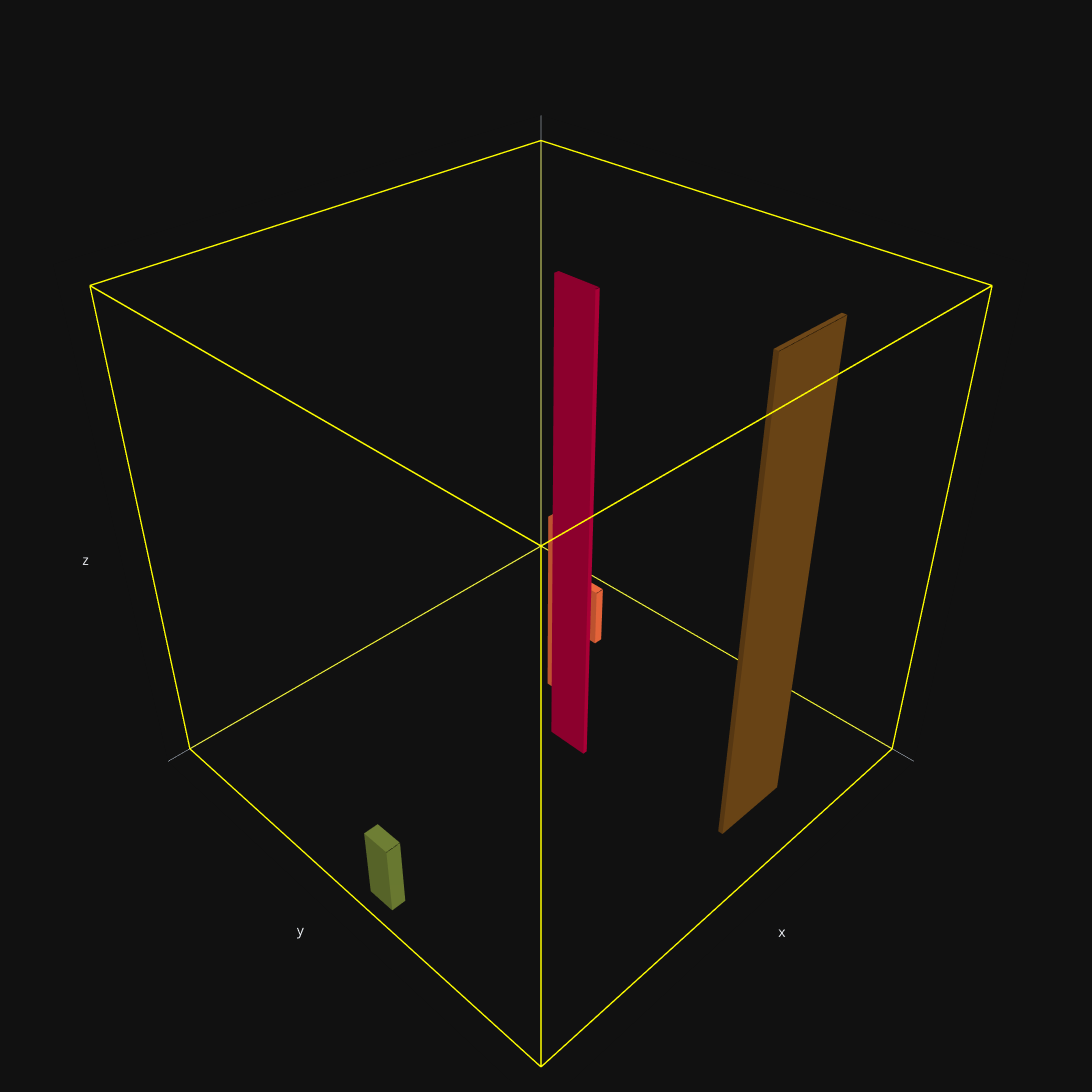

Notebook code for this chart:
### Code cell
from plotly_gif import GIF
import tqdm
gif = GIF(gif_name="random_rollout2.gif", gif_path="/hdd/junxuanl/ML-proj-BPP/gifs")

box_size,t=boxes_generator([100, 100, 100])
#Environment initialization

env = make(
        "PackingEnv-v0",
        container_size=[100, 100, 100],
        box_sizes=box_size,
        num_visible_boxes=1,
        random_boxes=True,
    )
obs = env.reset()

# Rollout of random actions
for step_num in tqdm.tqdm(range(80)):

    action_mask = env.action_masks()
    action = env.action_space.sample(mask=action_mask)
    obs, reward, done, info = env.step(action)
    if done:
        break

print(len(env.initial_boxes))
print(len(env.container.boxes))
fig = env.container.plot()
fig.show()

### Figure 1 — Plotly figure (JSON) as saved in the notebook; plotly's stock layout.template omitted (floating-point values rounded to 4 significant figures)
{"data": [{"line": {"color": "yellow", "width": 3}, "mode": "lines", "type": "scatter3d", "x": [0, 100], "y": [0, 0], "z": [0, 0]}, {"line": {"color": "yellow", "width": 3}, "mode": "lines", "type": "scatter3d", "x": [0, 0], "y": [0, 100], "z": [0, 0]}, {"line": {"color": "yellow", "width": 3}, "mode": "lines", "type": "scatter3d", "x": [0, 0], "y": [0, 0], "z": [0, 100]}, {"line": {"color": "yellow", "width": 3}, "mode": "lines", "type": "scatter3d", "x": [100, 100], "y": [0, 100], "z": [0, 0]}, {"line": {"color": "yellow", "width": 3}, "mode": "lines", "type": "scatter3d", "x": [100, 100], "y": [0, 0], "z": [0, 100]}, {"line": {"color": "yellow", "width": 3}, "mode": "lines", "type": "scatter3d", "x": [0, 100], "y": [100, 100], "z": [0, 0]}, {"line": {"color": "yellow", "width": 3}, "mode": "lines", "type": "scatter3d", "x": [0, 0], "y": [100, 100], "z": [0, 100]}, {"line": {"color": "yellow", "width": 3}, "mode": "lines", "type": "scatter3d", "x": [100, 100], "y": [100, 100], "z": [0, 100]}, {"line": {"color": "yellow", "width": 3}, "mode": "lines", "type": "scatter3d", "x": [0, 100], "y": [0, 0], "z": [100, 100]}, {"line": {"color": "yellow", "width": 3}, "mode": "lines", "type": "scatter3d", "x": [0, 0], "y": [0, 100], "z": [100, 100]}, {"line": {"color": "yellow", "width": 3}, "mode": "lines", "type": "scatter3d", "x": [100, 100], "y": [0, 100], "z": [100, 100]}, {"line": {"color": "yellow", "width": 3}, "mode": "lines", "type": "scatter3d", "x": [0, 100], "y": [100, 100], "z": [100, 100]}, {"color": "#EB663B", "flatshading": true, "i": [1, 2, 5, 6, 1, 4, 3, 6, 1, 7, 0, 6], "j": [0, 3, 4, 7, 0, 5, 2, 7, 3, 5, 2, 4], "k": [2, 1, 6, 5, 4, 1, 6, 3, 7, 1, 6, 0], "opacity": 1, "type": "mesh3d", "x": [31, 35, 31, 35, 31, 35, 31, 35], "y": [37, 37, 39, 39, 37, 37, 39, 39], "z": [0, 0, 0, 0, 43, 43, 43, 43]}, {"line": {"color": "black", "width": 0}, "mode": "lines", "type": "scatter3d", "x": [31, 35], "y": [39, 39], "z": [43, 43]}, {"color": "#6C4516", "flatshading": true, "i": [1, 2, 5, 6, 1, 4, 3, 6, 1, 7, 0, 6], "j": [0, 3, 4, 7, 0, 5, 2, 7, 3, 5, 2, 4], "k": [2, 1, 6, 5, 4, 1, 6, 3, 7, 1, 6, 0], "opacity": 1, "type": "mesh3d", "x": [25, 42, 25, 42, 25, 42, 25, 42], "y": [89, 89, 90, 90, 89, 89, 90, 90], "z": [0, 0, 0, 0, 100, 100, 100, 100]}, {"line": {"color": "black", "width": 0}, "mode": "lines", "type": "scatter3d", "x": [25, 42], "y": [90, 90], "z": [100, 100]}, {"color": "#6C7C32", "flatshading": true, "i": [1, 2, 5, 6, 1, 4, 3, 6, 1, 7, 0, 6], "j": [0, 3, 4, 7, 0, 5, 2, 7, 3, 5, 2, 4], "k": [2, 1, 6, 5, 4, 1, 6, 3, 7, 1, 6, 0], "opacity": 1, "type": "mesh3d", "x": [94, 97, 94, 97, 94, 97, 94, 97], "y": [54, 54, 60, 60, 54, 54, 60, 60], "z": [0, 0, 0, 0, 15, 15, 15, 15]}, {"line": {"color": "black", "width": 0}, "mode": "lines", "type": "scatter3d", "x": [94, 97], "y": [60, 60], "z": [15, 15]}, {"color": "#AF0038", "flatshading": true, "i": [1, 2, 5, 6, 1, 4, 3, 6, 1, 7, 0, 6], "j": [0, 3, 4, 7, 0, 5, 2, 7, 3, 5, 2, 4], "k": [2, 1, 6, 5, 4, 1, 6, 3, 7, 1, 6, 0], "opacity": 1, "type": "mesh3d", "x": [44, 45, 44, 45, 44, 45, 44, 45], "y": [48, 48, 57, 57, 48, 48, 57, 57], "z": [0, 0, 0, 0, 100, 100, 100, 100]}, {"line": {"color": "black", "width": 0}, "mode": "lines", "type": "scatter3d", "x": [44, 45], "y": [57, 57], "z": [100, 100]}, {"color": "#EB663B", "flatshading": true, "i": [1, 2, 5, 6, 1, 4, 3, 6, 1, 7, 0, 6], "j": [0, 3, 4, 7, 0, 5, 2, 7, 3, 5, 2, 4], "k": [2, 1, 6, 5, 4, 1, 6, 3, 7, 1, 6, 0], "opacity": 1, "type": "mesh3d", "x": [16, 18, 16, 18, 16, 18, 16, 18], "y": [25, 25, 35, 35, 25, 25, 35, 35], "z": [0, 0, 0, 0, 14, 14, 14, 14]}, {"line": {"color": "black", "width": 0}, "mode": "lines", "type": "scatter3d", "x": [16, 18], "y": [35, 35], "z": [14, 14]}], "layout": {"height": 1200, "margin": {"b": 10, "l": 10, "r": 20, "t": 10}, "scene": {"aspectmode": "cube", "camera": {"center": {"x": 0, "y": 0, "z": 0}, "eye": {"x": 1.25, "y": 1.25, "z": 1.25}, "up": {"x": 0, "y": 0, "z": 1}}, "xaxis": {"nticks": 102, "range": [0, 105], "showgrid": false, "showticklabels": false}, "yaxis": {"nticks": 102, "range": [0, 105], "showgrid": false, "showticklabels": false}, "zaxis": {"nticks": 102, "range": [0, 105], "showgrid": false, "showticklabels": false}}, "showlegend": false, "width": 1200}}
